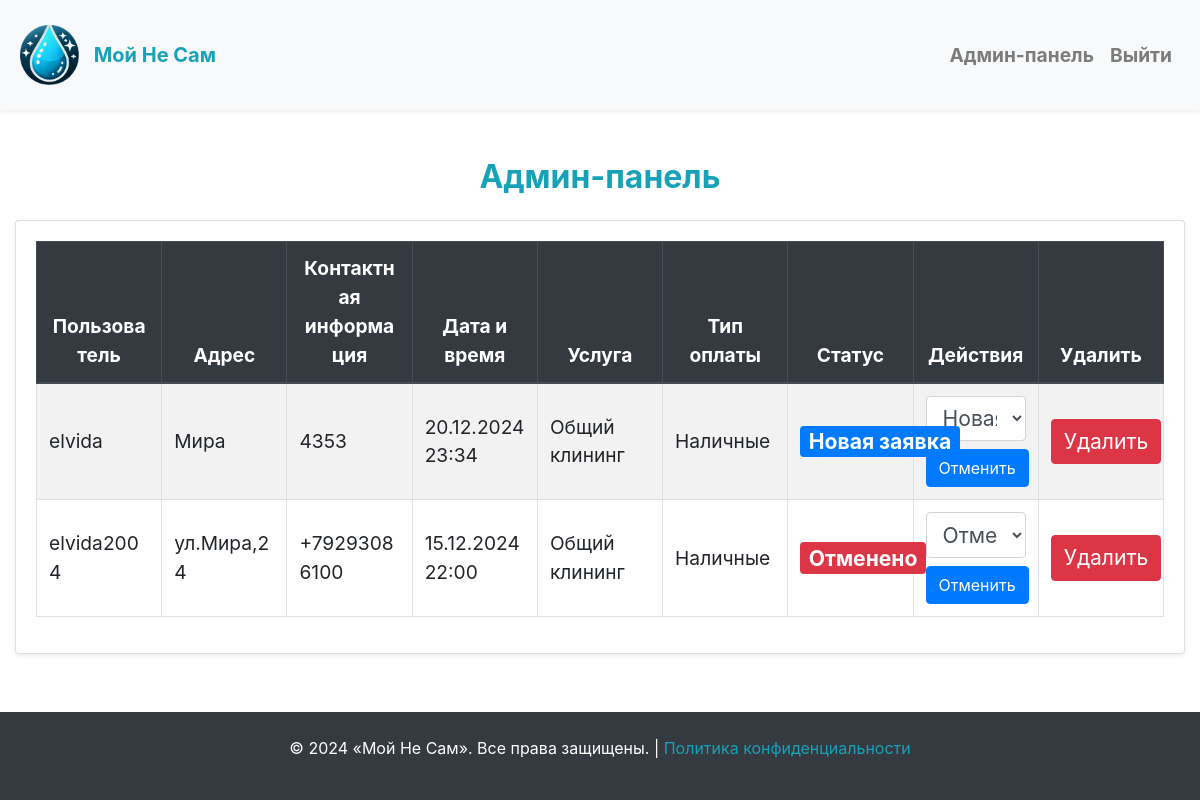
Screenshot of /admin_panel/ (signed in) with the database file from the repository.
### cleaning/models.py (models this page shows, shortened)
class Request(models.Model):
    STATUS_CHOICES = [
        ('new', 'Новая заявка'),
        ('in_progress', 'В работе'),
        ('completed', 'Выполнено'),
        ('canceled', 'Отменено'),
    ]
    PAYMENT_CHOICES = [
        ('cash', 'Наличные'),
        ('card', 'Банковская карта'),
    ]
    user = models.ForeignKey(User, on_delete=models.CASCADE, verbose_name='Пользователь')
    address = models.CharField(max_length=255, verbose_name='Адрес')
    contact_info = models.CharField(max_length=255, verbose_name='Контактная информация')
    service = models.ForeignKey(Service, on_delete=models.CASCADE, verbose_name='Услуга')
    preferred_date_time = models.DateTimeField(verbose_name='Дата и время')
    payment_type = models.CharField(max_length=10, choices=PAYMENT_CHOICES, verbose_name='Тип оплаты')
    status = models.CharField(max_length=20, choices=STATUS_CHOICES, default='new', verbose_name='Статус')
    cancellation_reason = models.TextField(blank=True, null=True, verbose_name='Причина отмены')
    class Meta:
        verbose_name = 'Заявка'
        verbose_name_plural = 'Заявки'

class Service(models.Model):
    SERVICE_CHOICES = [
        ('general_cleaning', 'Общий клининг'),
        ('deep_cleaning', 'Генеральная уборка'),
        ('post_construction_cleaning', 'Послестроительная уборка'),
        ('dry_cleaning', 'Химчистка'),
    ]
    name = models.CharField(max_length=50, choices=SERVICE_CHOICES, unique=True, verbose_name='Название услуги')
    class Meta:
        verbose_name = 'Услуга'
        verbose_name_plural = 'Услуги'

### cleaning/views.py (the view)
# urls.py: path('admin_panel/', views.admin_panel, name='admin_panel'),
@user_passes_test(lambda u: u.is_superuser)
def admin_panel(request):
    requests = Request.objects.all()
    return render(request, 'cleaning/admin_panel.html', {'requests': requests})

### cleaning/templates/cleaning/admin_panel.html (shortened to what this page needs)
{% extends "cleaning/base_generic.html" %}
{% block content %}
<div class="container mt-5" style="max-width: 100%;">
    <h2 class="text-center text-info font-weight-bold mb-4" style="font-size: 2em;">Админ-панель</h2>
    <div class="card shadow-sm">
        <div class="card-body">
            <div class="table-responsive" style="overflow-x: hidden;">
                <table class="table table-striped table-hover table-bordered" style="font-size: 1.2em; width: 100%; table-layout: fixed;">
                    <thead class="thead-dark">
                        <tr>
                            <th scope="col" class="text-center">Пользователь</th>
                            <th scope="col" class="text-center">Адрес</th>
                            <th scope="col" class="text-center">Контактная информация</th>
                            <th scope="col" class="text-center">Дата и время</th>
                            <th scope="col" class="text-center">Услуга</th>
                            <th scope="col" class="text-center">Тип оплаты</th>
                            <th scope="col" class="text-center">Статус</th>
                            <th scope="col" class="text-center">Действия</th>
                            <th scope="col" class="text-center">Удалить</th>
                        </tr>
                    </thead>
                    <tbody>
                        {% for request in requests %}
                        <tr>
                            <td class="align-middle">{{ request.user.username }}</td>
                            <td class="align-middle">{{ request.address }}</td>
                            <td class="align-middle">{{ request.contact_info }}</td>
                            <td class="align-middle">{{ request.preferred_date_time|date:"d.m.Y H:i" }}</td>
                            <td class="align-middle">{{ request.service.get_name_display }}</td>
                            <td class="align-middle">{{ request.get_payment_type_display }}</td>
                            <td class="align-middle">
                                <span class="badge
                                    {% if request.status == 'new' %}badge-primary
                                    {% elif request.status == 'in_progress' %}badge-warning
                                    {% elif request.status == 'completed' %}badge-success
                                    {% elif request.status == 'canceled' %}badge-danger{% endif %}" style="font-size: 1.1em;">
                                    {{ request.get_status_display }}
                                </span>
                            </td>
                            <td class="align-middle">
                                <form method="post" action="{% url 'update_request_status' request.id %}" id="status_form_{{ request.id }}">
                                    <select name="status" class="form-control" onchange="this.form.submit()" style="font-size: 1.1em;">
                                        <option value="new" {% if request.status == 'new' %}selected{% endif %}>Новая заявка</option>
                                        <option value="canceled" {% if request.status == 'canceled' %}selected{% endif %}>Отменено</option>
                                    </select>
                                </form>
                                <button type="button" class="btn btn-primary mt-2" data-toggle="modal" data-target="#cancelModal_{{ request.id }}">
                                    Отменить
                                </button>
                            </td>
                            <td class="align-middle">
                                <form method="post" action="{% url 'delete_request' request.id %}">
                                    <button type="submit" class="btn btn-danger" style="font-size: 1.1em;">Удалить</button>
                                </form>
                            </td>
                        </tr>
                        {% empty %}
                        <tr>
                            <td colspan="9" class="text-center text-muted">Нет доступных заявок</td>
                        </tr>
                        {% endfor %}
                    </tbody>
                </table>
            </div>
        </div>
    </div>
</div>
{% endblock %}

### cleaning/templates/cleaning/base_generic.html (shortened to what this page needs)
<!DOCTYPE html>
<html lang="ru">
<head>
    <link href="https://stackpath.bootstrapcdn.com/bootstrap/4.5.2/css/bootstrap.min.css" rel="stylesheet">
</head>
<body>
    <nav class="navbar navbar-expand-lg navbar-light bg-light shadow-sm">
        <a class="navbar-brand text-info font-weight-bold" href="{% url 'home' %}">
        {% load static %}
            <img src="{% static 'img/logo.png' %}" alt="Логотип">
            Мой Не Сам
        </a>
        <div class="collapse navbar-collapse" id="navbarNav">
            <ul class="navbar-nav ml-auto">
                {% if user.is_authenticated %}
                    {% if user.is_superuser %}
                        <li class="nav-item">
                            <a class="nav-link" href="{% url 'admin_panel' %}">Админ-панель</a>
                        </li>
                    {% endif %}
                    <li class="nav-item">
                        <a class="nav-link" href="{% url 'logout' %}">Выйти</a>
                    </li>
                {% endif %}
            </ul>
        </div>
    </nav>
    {% block content %}{% endblock %}
    <footer class="bg-dark text-white py-4">
        <div class="container text-center">
            <p>© 2024 «Мой Не Сам». Все права защищены. | <a href="#" class="text-info">Политика конфиденциальности</a></p>
        </div>
    </footer>
</body>
</html>

### cleaning/templates/cleaning/base_generic.html (style rules this page uses)
html, body { height: 100%; margin: 0; }
body { display: flex; flex-direction: column; justify-content: space-between; }
.container { flex: 1; }
footer { margin-top: auto; }
.navbar { padding: 20px 0; }
.navbar-brand { display: flex; align-items: center; padding-left: 20px; }
.navbar-brand img { height: 60px; margin-right: 15px; }
.navbar-nav { margin-right: 20px; }
.navbar-nav .nav-link { font-size: 1.2rem; font-weight: bold; color: #00bcd4; }

### rows the page displays
Request: user.username "elvida", address "Мира", contact_info "4353", preferred_date_time "20.12.2024 23:34", service.name "Общий клининг", payment_type "Наличные", status "Новая заявка"
Request: user.username "elvida2004", address "ул.Мира,24", contact_info "+79293086100", preferred_date_time "15.12.2024 22:00", service.name "Общий клининг", payment_type "Наличные", status "Отменено"
